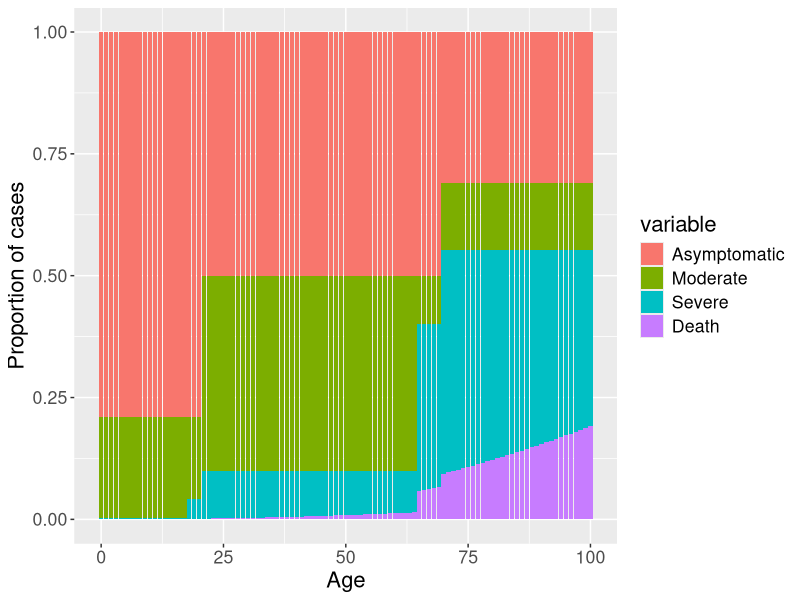

R code for this plot:
library(ggplot2)
library(reshape2)

ages <- 0:100
outcomeDF <- data.frame(ages)
names(outcomeDF) <- "Age"

outcomeDF$Asymptomatic <- 0.5
outcomeDF$Asymptomatic[outcomeDF$Age <= 20] <- 0.79
outcomeDF$Asymptomatic[outcomeDF$Age >= 70] <- 0.31

outcomeDF$Moderate <- 1 - outcomeDF$Asymptomatic
outcomeDF$Moderate[outcomeDF$Age < 18] <- outcomeDF$Moderate[outcomeDF$Age < 18] * 0.99
outcomeDF$Moderate[outcomeDF$Age >= 18 & outcomeDF$Age < 65] <- outcomeDF$Moderate[outcomeDF$Age >= 18 & outcomeDF$Age < 65] * 0.8
outcomeDF$Moderate[outcomeDF$Age >= 65] <- outcomeDF$Moderate[outcomeDF$Age >= 65] * 0.2

outcomeDF$Severe <- 1 - outcomeDF$Asymptomatic
outcomeDF$Severe[outcomeDF$Age < 18] <- outcomeDF$Severe[outcomeDF$Age < 18] * 0.01
outcomeDF$Severe[outcomeDF$Age >= 18 & outcomeDF$Age < 65] <- outcomeDF$Severe[outcomeDF$Age >= 18 & outcomeDF$Age < 65] * 0.2
outcomeDF$Severe[outcomeDF$Age >= 65] <- outcomeDF$Severe[outcomeDF$Age >= 65] * 0.8

outcomeDF$Death <- outcomeDF$Severe
outcomeDF$Death <- outcomeDF$Death * 0.25 * ((outcomeDF$Age / 85) ^ 2)

outcomeDF$Severe <- outcomeDF$Severe - outcomeDF$Death

outcomeDFMelt <- melt(outcomeDF, id.vars = 1)
caseOutcomes <- ggplot(outcomeDFMelt, aes(x = Age, y = value, fill = variable)) + geom_bar(stat = "identity") + ylab("Proportion of cases") + theme(text = element_text(size = 16))
       
